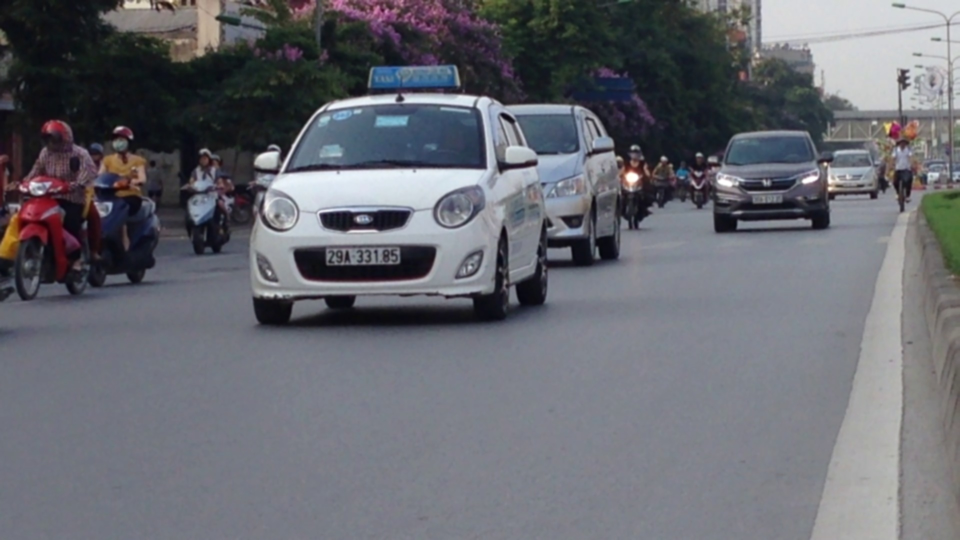
#> input picture images/car.jpg, 1920 x 1080 px (shown at 1/2 size)
$ python main.py   (older library calls are emulated)
#> lines starting #> are read from the running program, lines starting #| are printed output that depends on the picture; after the words box and inside, x2 and y2 are one past the last pixel; in counts of white or black regions, pixels touching at a corner belong together
### plate_finder.py
import cv2
import numpy as np
import imutils
from skimage import measure


def sort_contours(contours):
    boxes = [cv2.boundingRect(c) for c in contours]

    sorted_data = sorted(
        zip(contours, boxes),
        key=lambda item: item[1][0]
    )

    return [item[0] for item in sorted_data]


def segment_characters(plate_img, fixed_width=400):

    hsv = cv2.cvtColor(plate_img, cv2.COLOR_BGR2HSV)
    value_channel = cv2.split(hsv)[2]

    threshold = cv2.adaptiveThreshold(
        value_channel,
        255,
        cv2.ADAPTIVE_THRESH_GAUSSIAN_C,
        cv2.THRESH_BINARY,
        11,
        2
    )

    threshold = cv2.bitwise_not(threshold)

    plate_img = imutils.resize(
        plate_img,
        width=fixed_width
    )

    threshold = imutils.resize(
        threshold,
        width=fixed_width
    )

    threshold_bgr = cv2.cvtColor(
        threshold,
        cv2.COLOR_GRAY2BGR
    )

    labels = measure.label(
        threshold,
        background=0
    )

    character_mask = np.zeros(
        threshold.shape,
        dtype="uint8"
    )

    for label in np.unique(labels):

        if label == 0:
            continue

        label_mask = np.zeros(
            threshold.shape,
            dtype="uint8"
        )

        label_mask[labels == label] = 255

        contours, _ = cv2.findContours(
            label_mask,
            cv2.RETR_EXTERNAL,
            cv2.CHAIN_APPROX_SIMPLE
        )

        if not contours:
            continue

        contour = max(
            contours,
            key=cv2.contourArea
        )

        x, y, w, h = cv2.boundingRect(contour)

        if h == 0:
            continue

        aspect_ratio = w / float(h)

        solidity = (
            cv2.contourArea(contour)
            / float(w * h)
        )

        height_ratio = (
            h / float(plate_img.shape[0])
        )

        valid_aspect = aspect_ratio < 1.0
        valid_solidity = solidity > 0.15
        valid_height = 0.5 < height_ratio < 0.95

        if (
            valid_aspect
            and valid_solidity
            and valid_height
            and w > 14
        ):

            hull = cv2.convexHull(contour)

            cv2.drawContours(
                character_mask,
                [hull],
                -1,
                255,
                -1
            )

    contours, _ = cv2.findContours(
        character_mask,
        cv2.RETR_EXTERNAL,
        cv2.CHAIN_APPROX_SIMPLE
    )

    if not contours:
        return None

    contours = sort_contours(contours)

    characters = []

    padding = 4

    for contour in contours:

        x, y, w, h = cv2.boundingRect(contour)

        x = max(x - padding, 0)
        y = max(y - padding, 0)

        character = threshold_bgr[
            y:y + h + padding * 2,
            x:x + w + padding * 2
        ]

        characters.append(character)

    return characters


class PlateFinder:

    def __init__(
        self,
        min_plate_area=4100,
        max_plate_area=30000
    ):

#> further down, image is the input picture: shape (1080, 1920, 3); mean B, G, R 112.1, 105, 103.6
        self.min_area = min_plate_area
        self.max_area = max_plate_area

        self.kernel = cv2.getStructuringElement(
            cv2.MORPH_RECT,
            (22, 3)
        )

        self.characters = []
        self.coordinates = []

    def preprocess(self, image):

        blurred = cv2.GaussianBlur(
            image,
            (7, 7),
            0
        )

        gray = cv2.cvtColor(
            blurred,
            cv2.COLOR_BGR2GRAY
        )
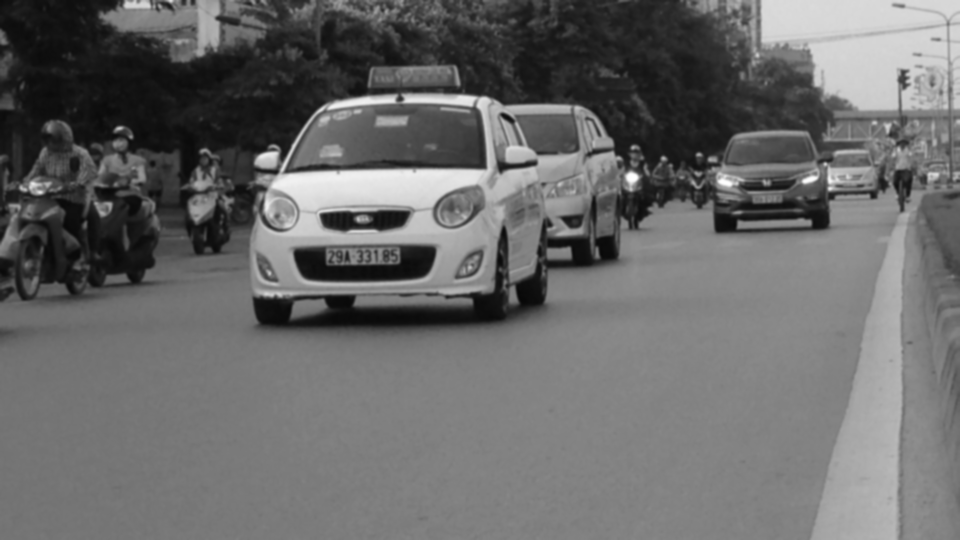
#> gray: shape (1080, 1920) (shown at 1/2 size); min 6, max 254, mean 105.4

        sobel_x = cv2.Sobel(
            gray,
            cv2.CV_8U,
            1,
            0,
            ksize=3
        )
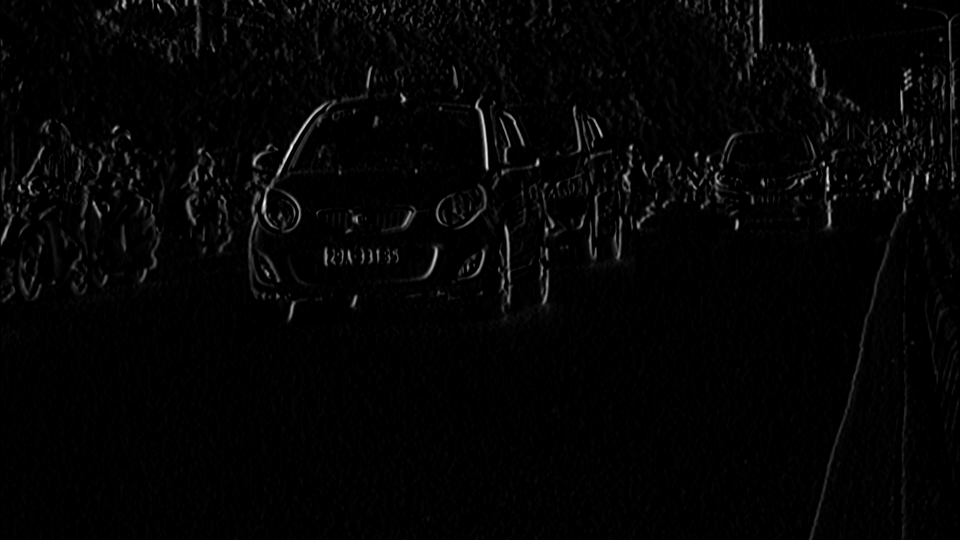
#> sobel_x: shape (1080, 1920) (shown at 1/2 size); min 0, max 255, mean 4.4

        _, threshold = cv2.threshold(
            sobel_x,
            0,
            255,
            cv2.THRESH_BINARY + cv2.THRESH_OTSU
        )
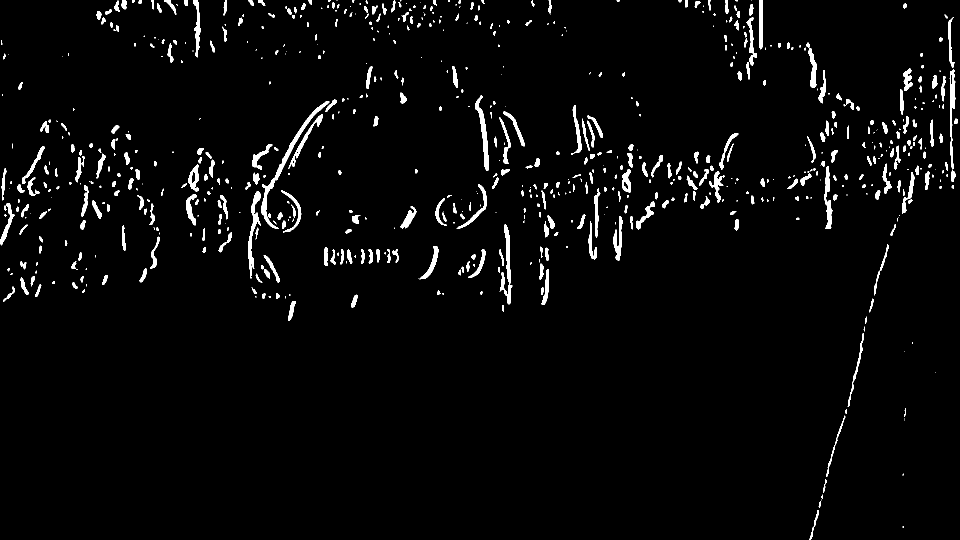
#> threshold: shape (1080, 1920) (shown at 1/2 size); 3% white; 711 white regions (271 under 20 px), largest, box (x1, y1, x2, y2) and area: (522, 203, 659, 458) 2288, (999, 449, 1025, 609) 1323, (497, 382, 522, 557) 1263

        closed = cv2.morphologyEx(
            threshold,
            cv2.MORPH_CLOSE,
            self.kernel
        )
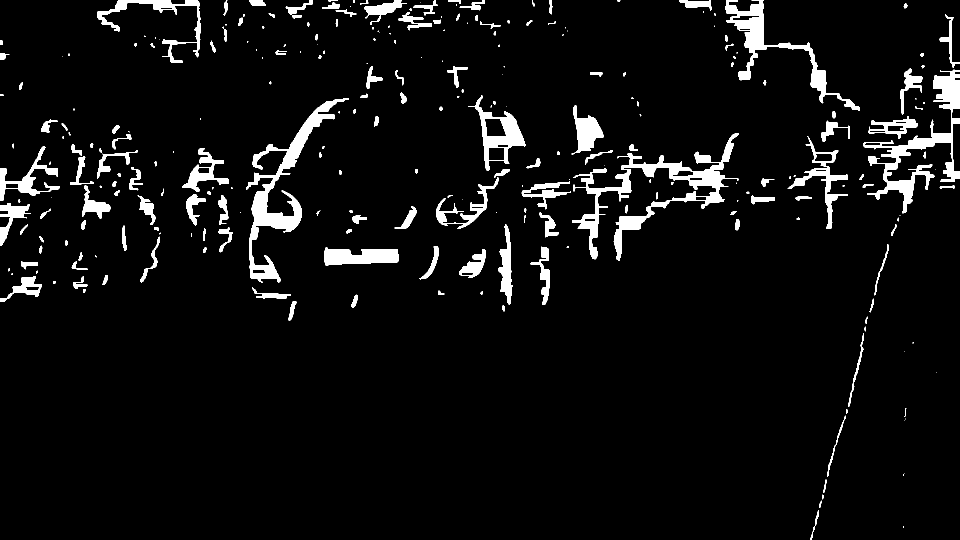
#> closed: shape (1080, 1920) (shown at 1/2 size); 5.4% white; 271 white regions (94 under 20 px)

        return closed

    def get_contours(self, image):

        contours, _ = cv2.findContours(
            image,
            cv2.RETR_EXTERNAL,
            cv2.CHAIN_APPROX_NONE
        )
#> contours = 271 contours, 120 with area under 20; largest, box (x1, y1, x2, y2) and area: (1144, 266, 1478, 521) 13476, (492, 196, 698, 566) 11548, (1726, 139, 1920, 427) 9992, (1451, 0, 1720, 222) 7462, (937, 190, 1051, 342) 6427

        return contours

    def ratio_check(
        self,
        area,
        width,
        height,
        min_ratio=2.5,
        max_ratio=7
    ):

        if width == 0 or height == 0:
            return False

        # Reject vertical/tall objects.
        # A normal plate should be wider than it is tall.
        if width <= height:
            return False

        ratio = width / float(height)

        if area < self.min_area:
            return False

        if area > self.max_area:
            return False

        if ratio < min_ratio:
            return False

        if ratio > max_ratio:
            return False

        return True

    def find_possible_plates(self, image):

        processed = self.preprocess(image)

        contours = self.get_contours(processed)

        plates = []

        self.characters = []
        self.coordinates = []

        for contour in contours:

            rect = cv2.minAreaRect(contour)

            (_, _), (width, height), _ = rect

            # minAreaRect can return width/height rotated,
            # so normalize them before checking.
            if height > width:
                width, height = height, width

            area = width * height

            if not self.ratio_check(
                area,
                width,
                height
            ):
                continue

            x, y, w, h = cv2.boundingRect(
                contour
            )

            # Extra check using the actual bounding box.
            # Reject very tall/narrow regions.
            if w <= h:
                continue

            plate = image[
                y:y + h,
                x:x + w
            ]

            if plate.size == 0:
                continue

            chars = segment_characters(
                plate
            )

            if chars is None:
                continue

            plates.append(plate)

            self.characters.append(chars)

            self.coordinates.append(
                (x, y, w, h)
            )
#> this loop made 271 passes
#> (rect, width, height, area, ratio in ratio_check, x, y, w) on pass 40: (((723, 512.5), (37, 148), -90), 148, 37, 5476, 4, 649, 494, 149)
#> (rect, width, height, area, ratio in ratio_check, x, y, w) on passes 41, 56: (((1079.9, 551.1), (36.7, 116.1), -1.36), 116.1, 36.7, 4262.6, 3.16, 1061, 493, 38), (((1009.4, 528.8), (26.29, 159.3), -3.29), 159.3, 26.29, 4186.8, 6.06, 997, 449, 29)
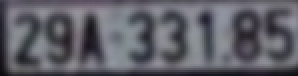
#> plate: shape (38, 149, 3) (shown 2 times larger); mean B, G, R 102.9, 94.9, 94.8
#> after the loop, plates = 1 item; self.characters = 1 item; self.coordinates = [(649, 494, 149, 38)]

        return plates

### main.py
import cv2
from plate_finder import PlateFinder

finder = PlateFinder(
    min_plate_area=4100,
    max_plate_area=30000
)

image = cv2.imread("images/car.jpg")

if image is None:
    print("Could not load images/car.jpg")
    exit()

plates = finder.find_possible_plates(image)
#> plates = 1 item

print("Possible plates found:", len(plates))
#| Possible plates found: 1

for i, plate in enumerate(plates):
    cv2.imshow(f"Plate {i + 1}", plate)

    x, y, w, h = finder.coordinates[i]

    cv2.rectangle(
        image,
        (x, y),
        (x + w, y + h),
        (0, 255, 0),
        2
    )
#> this loop made 1 pass
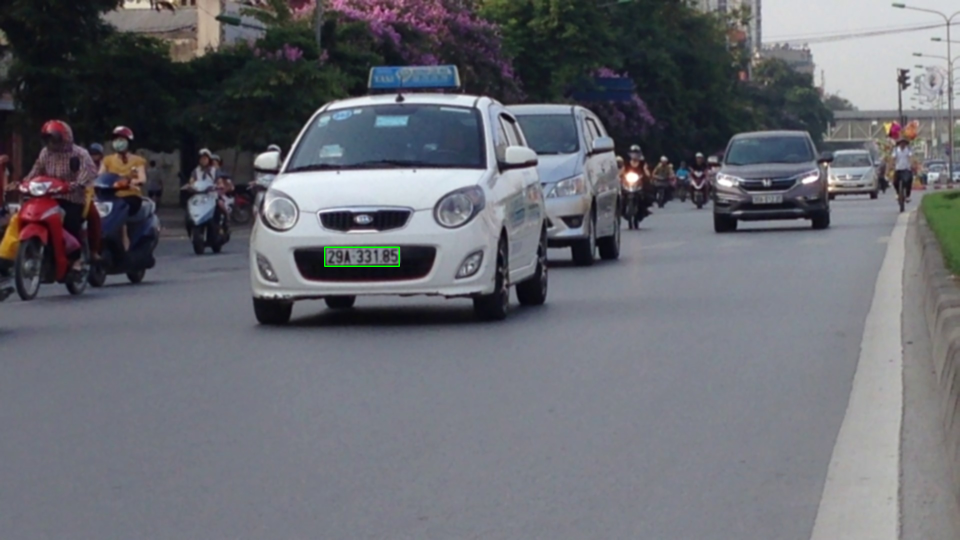
#> image: shape (1080, 1920, 3) (shown at 1/2 size); 0.05% of pixels changed, all inside (x1, y1, x2, y2) = (648, 493, 800, 534)

cv2.imshow("Car Image", image)

print("Press Q to close the windows")

while True:
    if cv2.waitKey(1) & 0xFF == ord("q"):
#> (key q is pressed here)
        break

cv2.destroyAllWindows()
